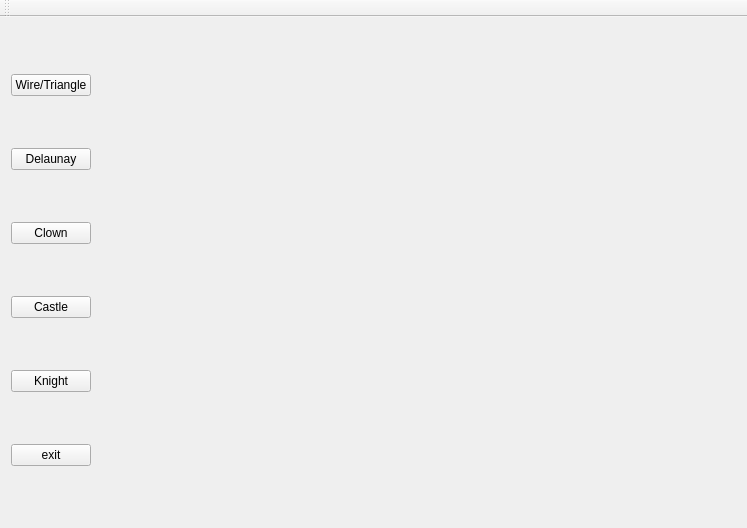
<?xml version="1.0" encoding="UTF-8"?>
<ui version="4.0">
 <class>MainWindow</class>
 <widget class="QMainWindow" name="MainWindow">
  <property name="geometry">
   <rect>
    <x>0</x>
    <y>0</y>
    <width>747</width>
    <height>528</height>
   </rect>
  </property>
  <property name="windowTitle">
   <string>Mesh_Computational_Geometry</string>
  </property>
  <widget class="QWidget" name="centralWidget">
   <layout class="QHBoxLayout" name="horizontalLayout">
    <item>
     <layout class="QVBoxLayout" name="verticalLayout">
      <property name="rightMargin">
       <number>10</number>
      </property>
      <item>
       <widget class="QPushButton" name="changement">
        <property name="text">
         <string>Wire/Triangle</string>
        </property>
       </widget>
      </item>
      <item>
       <widget class="QPushButton" name="Delaunay">
        <property name="text">
         <string>Delaunay</string>
        </property>
       </widget>
      </item>
      <item>
       <widget class="QPushButton" name="Clown">
        <property name="text">
         <string>Clown</string>
        </property>
       </widget>
      </item>
      <item>
       <widget class="QPushButton" name="Castle">
        <property name="text">
         <string>Castle</string>
        </property>
       </widget>
      </item>
      <item>
       <widget class="QPushButton" name="Knight">
        <property name="text">
         <string>Knight</string>
        </property>
       </widget>
      </item>
      <item>
       <widget class="QPushButton" name="pushButton">
        <property name="text">
         <string>exit</string>
        </property>
       </widget>
      </item>
     </layout>
    </item>
    <item>
     <widget class="GLDisplayWidget" name="widget" native="true">
      <property name="sizePolicy">
       <sizepolicy hsizetype="Expanding" vsizetype="Preferred">
        <horstretch>0</horstretch>
        <verstretch>0</verstretch>
       </sizepolicy>
      </property>
     </widget>
    </item>
   </layout>
  </widget>
  <widget class="QToolBar" name="mainToolBar">
   <attribute name="toolBarArea">
    <enum>TopToolBarArea</enum>
   </attribute>
   <attribute name="toolBarBreak">
    <bool>false</bool>
   </attribute>
  </widget>
 </widget>
 <layoutdefault spacing="6" margin="11"/>
 <customwidgets>
  <customwidget>
   <class>GLDisplayWidget</class>
   <extends>QWidget</extends>
   <header>gldisplaywidget.h</header>
   <container>1</container>
  </customwidget>
 </customwidgets>
 <resources/>
 <connections>
  <connection>
   <sender>pushButton</sender>
   <signal>released()</signal>
   <receiver>MainWindow</receiver>
   <slot>close()</slot>
   <hints>
    <hint type="sourcelabel">
     <x>160</x>
     <y>266</y>
    </hint>
    <hint type="destinationlabel">
     <x>31</x>
     <y>156</y>
    </hint>
   </hints>
  </connection>
  <connection>
   <sender>changement</sender>
   <signal>clicked()</signal>
   <receiver>MainWindow</receiver>
   <slot>onButton()</slot>
   <hints>
    <hint type="sourcelabel">
     <x>73</x>
     <y>276</y>
    </hint>
    <hint type="destinationlabel">
     <x>80</x>
     <y>329</y>
    </hint>
   </hints>
  </connection>
 </connections>
 <slots>
  <slot>onButton()</slot>
 </slots>
</ui>
